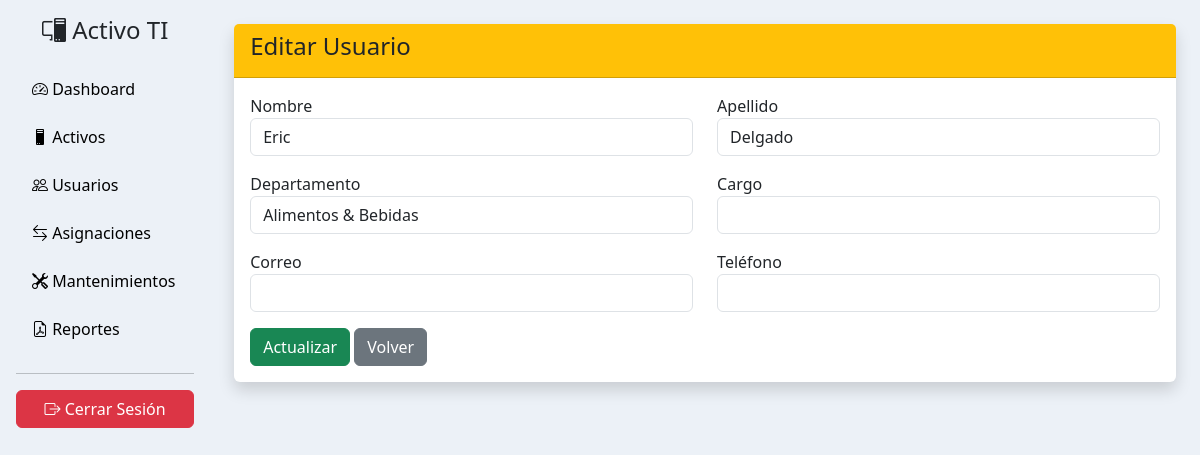
Page /modulos/usuarios/editar.php?id=1 (signed in) on the committed database.
### tables this page shows
CREATE TABLE `usuarios` (
  `id` int(11) NOT NULL,
  `nombre` varchar(100) DEFAULT NULL,
  `apellido` varchar(100) DEFAULT NULL,
  `departamento` varchar(100) DEFAULT NULL,
  `cargo` varchar(100) DEFAULT NULL,
  `estado` enum('activo','inactivo') DEFAULT 'activo',
  `created_at` timestamp NOT NULL DEFAULT current_timestamp(),
  `correo` varchar(100) DEFAULT NULL,
  `telefono` varchar(30) DEFAULT NULL
);

### config/auth.php (called while the page is built, shortened)
<?php
function app_escape($value): string
{
    return htmlspecialchars((string) $value, ENT_QUOTES | ENT_SUBSTITUTE, 'UTF-8');
}
function positive_int($value): ?int
{
    $id = filter_var($value, FILTER_VALIDATE_INT, ['options' => ['min_range' => 1]]);
    return $id === false ? null : $id;
}

### modulos/usuarios/editar.php (the view, shortened to what this page needs)
<?php
require_once __DIR__ . '/../../config/auth.php';
require_once __DIR__ . '/../../config/conexion.php';
$id = positive_int($_GET['id'] ?? null);
$stmt = $conexion->prepare('SELECT id, nombre, apellido, departamento, cargo, correo, telefono FROM usuarios WHERE id = ? AND estado = \'activo\' LIMIT 1');
$stmt->bind_param('i', $id);
$stmt->execute();
$usuario = $stmt->get_result()->fetch_assoc();
include '../../templates/header.php';
include '../../templates/sidebar.php';
?>
<div class="container-fluid p-4">
    <div class="card shadow border-0">
        <div class="card-header bg-warning"><h4>Editar Usuario</h4></div>
        <div class="card-body">
            <form action="actualizar.php" method="POST">
                <div class="row">
                    <div class="col-md-6 mb-3"><label>Nombre</label><input type="text" name="nombre" value="<?= app_escape($usuario['nombre']) ?>" class="form-control" required></div>
                    <div class="col-md-6 mb-3"><label>Apellido</label><input type="text" name="apellido" value="<?= app_escape($usuario['apellido']) ?>" class="form-control" required></div>
                    <div class="col-md-6 mb-3"><label>Departamento</label><input type="text" name="departamento" value="<?= app_escape($usuario['departamento']) ?>" class="form-control"></div>
                    <div class="col-md-6 mb-3"><label>Cargo</label><input type="text" name="cargo" value="<?= app_escape($usuario['cargo']) ?>" class="form-control"></div>
                    <div class="col-md-6 mb-3"><label>Correo</label><input type="email" name="correo" value="<?= app_escape($usuario['correo']) ?>" class="form-control"></div>
                    <div class="col-md-6 mb-3"><label>Teléfono</label><input type="text" name="telefono" value="<?= app_escape($usuario['telefono']) ?>" class="form-control"></div>
                </div>
                <button type="submit" class="btn btn-success">Actualizar</button>
                <a href="index.php" class="btn btn-secondary">Volver</a>
            </form>
        </div>
    </div>
</div>
<?php include '../../templates/footer.php'; ?>

### assets/css/style.css (style rules this page uses)
body { background-color: #ecf1f7; }

### rows in the picture
usuarios: nombre "Eric", apellido "Delgado", departamento "Alimentos & Bebidas"
